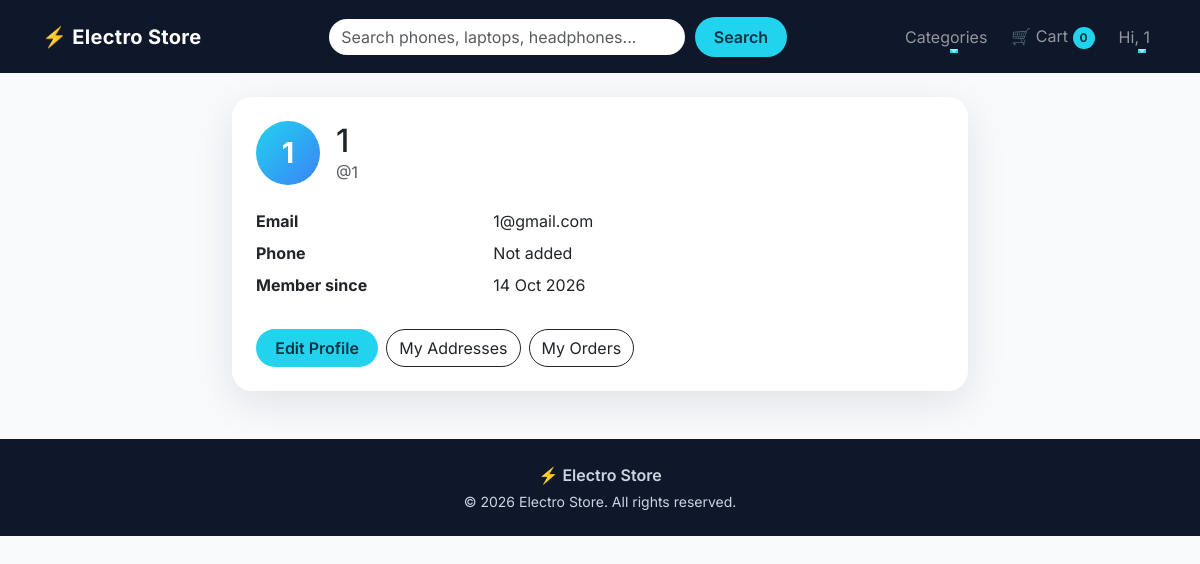
The page /accounts/profile/ (signed in) on the database its author committed.
### accounts/models.py (models this page shows)
class User(AbstractUser):
    phone = models.CharField(max_length=15, blank=True)

### accounts/views.py (the view)
# urls.py: path('profile/',views.profile_view,name='profile'),
@login_required
def profile_view(request):
    return render(request,'accounts_templates/profile.html')

### cart/context_processors.py (called while the page is built)
def cart_count(request):
    count = 0
    if request.user.is_authenticated:
        cart = Cart.objects.filter(user=request.user).first()
        if cart:
            count = cart.total_items
    return {'cart_count': count}

### cart/models.py (called while the page is built)
    @property
    def total_items(self):
        return sum(item.quantity for item in self.items.all())

### store/context_processors.py (called while the page is built)
def categories(request):
    return {'nav_categories' : Category.objects.all()}

def wishlist_ids(request):
    if request.user.is_authenticated:
        ids = set(
            Wishlist.objects.filter(
                user=request.user
            ).values_list('product_id', flat=True)
        )
    else:
        ids = set()
    return {'wishlist_ids': ids}

### templates/accounts_templates/profile.html (shortened to what this page needs)
{% extends 'base.html' %}
{% block content %}
<div class="row justify-content-center">
  <div class="col-lg-8">
    <div class="card auth-card p-4">
      <div class="d-flex align-items-center gap-3 mb-4">
        <div class="avatar">{{ user.first_name|default:user.username|slice:":1"|upper }}</div>
        <div>
          <h2 class="mb-0">{{ user.get_full_name|default:user.username }}</h2>
          <p class="text-muted mb-0">@{{ user.username }}</p>
        </div>
      </div>
      <dl class="row mb-4">
        <dt class="col-sm-4">Email</dt>
        <dd class="col-sm-8">{{ user.email|default:"Not added" }}</dd>
        <dt class="col-sm-4">Phone</dt>
        <dd class="col-sm-8">{{ user.phone|default:"Not added" }}</dd>
        <dt class="col-sm-4">Member since</dt>
        <dd class="col-sm-8">{{ user.date_joined|date:"d M Y" }}</dd>
      </dl>
      <div class="d-flex gap-2 flex-wrap">
        <a href="{% url 'accounts:edit_profile' %}" class="btn btn-accent">Edit Profile</a>
        <a href="{% url 'accounts:address_list' %}" class="btn btn-outline-dark rounded-pill">My Addresses</a>
        <a href="#" class="btn btn-outline-dark rounded-pill">My Orders</a>
      </div>
    </div>
  </div>
</div>
{% endblock %}

### templates/base.html (shortened to what this page needs)
{% load static %}
<!DOCTYPE html>
<html lang="en">
<head>
  <link href="https://cdn.jsdelivr.net/npm/bootstrap@5.3.3/dist/css/bootstrap.min.css" rel="stylesheet">
  <link href="{% static 'css/style.css' %}" rel="stylesheet">
</head>
<body>
  <nav class="navbar navbar-expand-lg navbar-dark sticky-top site-navbar" id="mainNavbar">
    <div class="container">
      <a class="navbar-brand" href="{% url 'store:home' %}"><span class="brand-icon">⚡</span> Electro Store</a>
      <div class="collapse navbar-collapse" id="navMenu">
        <form class="search-form mx-lg-auto my-3 my-lg-0" role="search" action="{% url 'store:product_list' %}"
          method="get">
          <input class="form-control" type="search" name="q" placeholder="Search phones, laptops, headphones...">
          <button class="btn btn-accent" type="submit">Search</button>
        </form>
        <ul class="navbar-nav align-items-lg-center gap-lg-2">
          <li class="nav-item dropdown">
            <a class="nav-link nav-anim dropdown-toggle" href="#" role="button" data-bs-toggle="dropdown"
              aria-expanded="false">
              Categories
            </a>
          </li>
          <li class="nav-item">
            <a class="nav-link nav-anim" href="{% url 'cart:cart_detail' %}">
              🛒 Cart <span class="cart-badge" id="cartCount">{{ cart_count }}</span>
            </a>
          </li>
          {% if user.is_authenticated %}
          <li class="nav-item dropdown">
            <a class="nav-link nav-anim dropdown-toggle" href="#" role="button" data-bs-toggle="dropdown"
              aria-expanded="false">
              Hi, {{ user.first_name|default:user.username }}
            </a>
          </li>
          {% else %}
          <li class="nav-item"><a class="nav-link nav-anim" href="{% url 'accounts:login' %}">Login</a></li>
          <li class="nav-item"><a class="btn btn-accent ms-lg-2" href="{% url 'accounts:signup' %}">Sign Up</a></li>
          {% endif %}
        </ul>
      </div>
    </div>
  </nav>
  <main class="container my-4 page-content">
    {% block content %}{% endblock %}
  </main>
  <footer class="site-footer mt-5">
    <div class="container py-4 text-center">
      <p class="mb-1 fw-semibold">⚡ Electro Store</p>
      <p class="mb-0 small">© 2026 Electro Store. All rights reserved.</p>
    </div>
  </footer>
</body>
</html>

### static/css/style.css (style rules this page uses)
:root { --bg-dark: #0f172a; --accent: #22d3ee; --accent-dark: #06b6d4; --text-dark: #1e293b; --ease: cubic-bezier(0.22, 1, 0.36, 1); }
body { font-family: 'Inter', system-ui, sans-serif; color: var(--text-dark); background: #f8fafc; animation: pageFade 0.6s var(--ease); }
.site-navbar { background: var(--bg-dark); padding: 1rem 0; transition: padding 0.35s var(--ease), box-shadow 0.35s var(--ease), background 0.35s var(--ease); }
.navbar-brand { font-weight: 700; letter-spacing: 0.3px; transition: transform 0.3s var(--ease); }
.brand-icon { display: inline-block; transition: transform 0.5s var(--ease); }
.nav-anim { position: relative; }
.nav-anim::after { content: ''; position: absolute; left: 50%; bottom: 4px; width: 0; height: 2px; background: var(--accent); transition: width 0.3s var(--ease), left 0.3s var(--ease); }
.search-form { display: flex; width: 100%; max-width: 460px; gap: 0.5rem; }
.search-form .form-control { border-radius: 50px; border: 2px solid transparent; transition: border-color 0.3s, box-shadow 0.3s; }
.btn-accent { background: var(--accent); color: #083344; font-weight: 600; border: none; border-radius: 50px; padding: 0.45rem 1.2rem; transition: transform 0.25s var(--ease), box-shadow 0.25s var(--ease), background 0.25s; }
.cart-badge { display: inline-block; min-width: 22px; padding: 2px 7px; border-radius: 50px; background: var(--accent); color: #083344; font-size: 0.75rem; font-weight: 700; text-align: center; }
.site-footer { background: var(--bg-dark); color: #cbd5e1; }
.auth-card { border: none; border-radius: 20px; box-shadow: 0 12px 40px rgba(15, 23, 42, 0.1); animation: slideUp 0.7s var(--ease) both; }
.avatar { width: 64px; height: 64px; border-radius: 50%; display: flex; align-items: center; justify-content: center; background: linear-gradient(135deg, var(--accent), #3b82f6); color: #fff; font-size: 1.8rem; font-weight: 700; transition: transform 0.4s var(--ease); }

### rows shown on the page
User: first_name "1", get_full_name "1", username "1", email "1@gmail.com", phone "Not added", date_joined "14 Oct 2026"

### other values the page prints
{{ cart_count }} "0"
